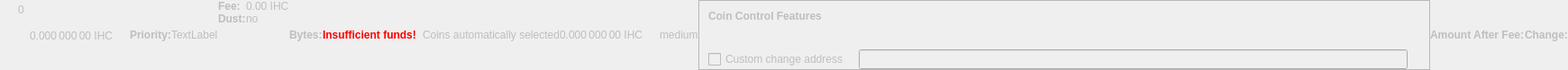
    <widget class="QWidget" name="dummyHideWidget" native="true">
     <property name="enabled">
      <bool>false</bool>
     </property>
     <property name="maximumSize">
      <size>
       <width>100</width>
       <height>22</height>
      </size>
     </property>
     <layout class="QHBoxLayout" name="dummyHideLayout">
      <property name="spacing">
       <number>0</number>
      </property>
      <property name="leftMargin">
       <number>0</number>
      </property>
      <property name="topMargin">
       <number>0</number>
      </property>
      <property name="rightMargin">
       <number>0</number>
      </property>
      <property name="bottomMargin">
       <number>0</number>
      </property>
      <item>
       <layout class="QFormLayout" name="formLayoutCoinControl1">
        <property name="horizontalSpacing">
         <number>10</number>
        </property>
        <property name="verticalSpacing">
         <number>14</number>
        </property>
        <property name="leftMargin">
         <number>10</number>
        </property>
        <property name="topMargin">
         <number>4</number>
        </property>
        <property name="rightMargin">
         <number>6</number>
        </property>
        <item row="0" column="1">
         <widget class="QLabel" name="labelCoinControlBytes">
          <property name="cursor">
           <cursorShape>IBeamCursor</cursorShape>
          </property>
          <property name="contextMenuPolicy">
           <enum>Qt::ActionsContextMenu</enum>
          </property>
          <property name="text">
           <string notr="true">0</string>
          </property>
          <property name="textInteractionFlags">
           <set>Qt::LinksAccessibleByMouse|Qt::TextSelectableByKeyboard|Qt::TextSelectableByMouse</set>
          </property>
         </widget>
        </item>
       </layout>
      </item>
      <item>
       <widget class="QLabel" name="labelCoinControlAfterFee">
        <property name="enabled">
         <bool>false</bool>
        </property>
        <property name="sizePolicy">
         <sizepolicy hsizetype="Fixed" vsizetype="Fixed">
          <horstretch>0</horstretch>
          <verstretch>0</verstretch>
         </sizepolicy>
        </property>
        <property name="minimumSize">
         <size>
          <width>111</width>
          <height>12</height>
         </size>
        </property>
        <property name="maximumSize">
         <size>
          <width>111</width>
          <height>12</height>
         </size>
        </property>
        <property name="cursor">
         <cursorShape>IBeamCursor</cursorShape>
        </property>
        <property name="contextMenuPolicy">
         <enum>Qt::ActionsContextMenu</enum>
        </property>
        <property name="text">
         <string notr="true">0.000 000 00 IHC</string>
        </property>
        <property name="textInteractionFlags">
         <set>Qt::LinksAccessibleByMouse|Qt::TextSelectableByKeyboard|Qt::TextSelectableByMouse</set>
        </property>
       </widget>
      </item>
      <item>
       <widget class="QLabel" name="labelCoinControlPriorityText">
        <property name="enabled">
         <bool>false</bool>
        </property>
        <property name="font">
         <font>
          <weight>75</weight>
          <bold>true</bold>
         </font>
        </property>
        <property name="text">
         <string>Priority:</string>
        </property>
       </widget>
      </item>
      <item>
       <layout class="QHBoxLayout" name="horizontalLayout">
        <item>
         <widget class="QLabel" name="WarningLabel">
          <property name="text">
           <string>TextLabel</string>
          </property>
         </widget>
        </item>
       </layout>
      </item>
      <item>
       <layout class="QFormLayout" name="formLayoutCoinControl3">
        <property name="horizontalSpacing">
         <number>0</number>
        </property>
        <property name="verticalSpacing">
         <number>0</number>
        </property>
        <property name="leftMargin">
         <number>0</number>
        </property>
        <property name="topMargin">
         <number>0</number>
        </property>
        <property name="rightMargin">
         <number>0</number>
        </property>
        <item row="0" column="0">
         <widget class="QLabel" name="labelCoinControlFeeText">
          <property name="enabled">
           <bool>false</bool>
          </property>
          <property name="font">
           <font>
            <weight>75</weight>
            <bold>true</bold>
           </font>
          </property>
          <property name="text">
           <string>Fee:</string>
          </property>
          <property name="margin">
           <number>0</number>
          </property>
         </widget>
        </item>
        <item row="0" column="1">
         <widget class="QLabel" name="labelCoinControlFee">
          <property name="enabled">
           <bool>false</bool>
          </property>
          <property name="cursor">
           <cursorShape>IBeamCursor</cursorShape>
          </property>
          <property name="contextMenuPolicy">
           <enum>Qt::ActionsContextMenu</enum>
          </property>
          <property name="text">
           <string notr="true">0.00 IHC</string>
          </property>
          <property name="textInteractionFlags">
           <set>Qt::LinksAccessibleByMouse|Qt::TextSelectableByKeyboard|Qt::TextSelectableByMouse</set>
          </property>
         </widget>
        </item>
        <item row="1" column="0">
         <widget class="QLabel" name="labelCoinControlLowOutputText">
          <property name="enabled">
           <bool>false</bool>
          </property>
          <property name="font">
           <font>
            <weight>75</weight>
            <bold>true</bold>
           </font>
          </property>
          <property name="text">
           <string>Dust:</string>
          </property>
         </widget>
        </item>
        <item row="1" column="1">
         <widget class="QLabel" name="labelCoinControlLowOutput">
          <property name="enabled">
           <bool>false</bool>
          </property>
          <property name="cursor">
           <cursorShape>IBeamCursor</cursorShape>
          </property>
          <property name="contextMenuPolicy">
           <enum>Qt::ActionsContextMenu</enum>
          </property>
          <property name="text">
           <string>no</string>
          </property>
          <property name="textInteractionFlags">
           <set>Qt::LinksAccessibleByMouse|Qt::TextSelectableByKeyboard|Qt::TextSelectableByMouse</set>
          </property>
         </widget>
        </item>
       </layout>
      </item>
      <item>
       <widget class="QLabel" name="labelCoinControlBytesText">
        <property name="enabled">
         <bool>false</bool>
        </property>
        <property name="font">
         <font>
          <weight>75</weight>
          <bold>true</bold>
         </font>
        </property>
        <property name="text">
         <string>Bytes:</string>
        </property>
       </widget>
      </item>
      <item>
       <layout class="QFormLayout" name="formLayoutCoinControl2">
        <property name="horizontalSpacing">
         <number>0</number>
        </property>
        <property name="verticalSpacing">
         <number>0</number>
        </property>
        <property name="leftMargin">
         <number>0</number>
        </property>
        <property name="topMargin">
         <number>0</number>
        </property>
        <property name="rightMargin">
         <number>0</number>
        </property>
       </layout>
      </item>
      <item>
       <layout class="QHBoxLayout" name="horizontalLayoutCoinControl2">
        <property name="spacing">
         <number>0</number>
        </property>
        <property name="bottomMargin">
         <number>0</number>
        </property>
       </layout>
      </item>
      <item>
       <widget class="QLabel" name="labelCoinControlInsuffFunds">
        <property name="enabled">
         <bool>false</bool>
        </property>
        <property name="minimumSize">
         <size>
          <width>0</width>
          <height>0</height>
         </size>
        </property>
        <property name="font">
         <font>
          <weight>75</weight>
          <bold>true</bold>
         </font>
        </property>
        <property name="styleSheet">
         <string notr="true">color:red;font-weight:bold;</string>
        </property>
        <property name="text">
         <string>Insufficient funds!</string>
        </property>
        <property name="margin">
         <number>5</number>
        </property>
       </widget>
      </item>
      <item>
       <layout class="QFormLayout" name="formLayoutCoinControl4">
        <property name="horizontalSpacing">
         <number>0</number>
        </property>
        <property name="verticalSpacing">
         <number>0</number>
        </property>
        <property name="leftMargin">
         <number>0</number>
        </property>
        <property name="topMargin">
         <number>0</number>
        </property>
        <property name="rightMargin">
         <number>0</number>
        </property>
       </layout>
      </item>
      <item>
       <widget class="QLabel" name="labelCoinControlChangeLabel">
        <property name="enabled">
         <bool>false</bool>
        </property>
        <property name="sizePolicy">
         <sizepolicy hsizetype="Preferred" vsizetype="Expanding">
          <horstretch>0</horstretch>
          <verstretch>0</verstretch>
         </sizepolicy>
        </property>
        <property name="minimumSize">
         <size>
          <width>0</width>
          <height>0</height>
         </size>
        </property>
        <property name="text">
         <string/>
        </property>
        <property name="margin">
         <number>3</number>
        </property>
       </widget>
      </item>
      <item>
       <widget class="QLabel" name="labelCoinControlAutomaticallySelected">
        <property name="enabled">
         <bool>false</bool>
        </property>
        <property name="sizePolicy">
         <sizepolicy hsizetype="Fixed" vsizetype="Fixed">
          <horstretch>0</horstretch>
          <verstretch>0</verstretch>
         </sizepolicy>
        </property>
        <property name="minimumSize">
         <size>
          <width>0</width>
          <height>0</height>
         </size>
        </property>
        <property name="maximumSize">
         <size>
          <width>240</width>
          <height>16777215</height>
         </size>
        </property>
        <property name="text">
         <string>Coins automatically selected</string>
        </property>
        <property name="margin">
         <number>5</number>
        </property>
       </widget>
      </item>
      <item>
       <widget class="QLabel" name="labelCoinControlChange">
        <property name="enabled">
         <bool>false</bool>
        </property>
        <property name="sizePolicy">
         <sizepolicy hsizetype="Fixed" vsizetype="Fixed">
          <horstretch>0</horstretch>
          <verstretch>0</verstretch>
         </sizepolicy>
        </property>
        <property name="minimumSize">
         <size>
          <width>111</width>
          <height>0</height>
         </size>
        </property>
        <property name="maximumSize">
         <size>
          <width>111</width>
          <height>16777215</height>
         </size>
        </property>
        <property name="cursor">
         <cursorShape>IBeamCursor</cursorShape>
        </property>
        <property name="contextMenuPolicy">
         <enum>Qt::ActionsContextMenu</enum>
        </property>
        <property name="text">
         <string notr="true">0.000 000 00 IHC</string>
        </property>
        <property name="textInteractionFlags">
         <set>Qt::LinksAccessibleByMouse|Qt::TextSelectableByKeyboard|Qt::TextSelectableByMouse</set>
        </property>
       </widget>
      </item>
      <item>
       <widget class="QLabel" name="labelCoinControlPriority">
        <property name="enabled">
         <bool>false</bool>
        </property>
        <property name="cursor">
         <cursorShape>IBeamCursor</cursorShape>
        </property>
        <property name="contextMenuPolicy">
         <enum>Qt::ActionsContextMenu</enum>
        </property>
        <property name="text">
         <string>medium</string>
        </property>
        <property name="textInteractionFlags">
         <set>Qt::LinksAccessibleByMouse|Qt::TextSelectableByKeyboard|Qt::TextSelectableByMouse</set>
        </property>
       </widget>
      </item>
      <item>
       <widget class="QFrame" name="frameCoinControl">
        <property name="sizePolicy">
         <sizepolicy hsizetype="Expanding" vsizetype="Expanding">
          <horstretch>0</horstretch>
          <verstretch>0</verstretch>
         </sizepolicy>
        </property>
        <property name="maximumSize">
         <size>
          <width>16777215</width>
          <height>16777215</height>
         </size>
        </property>
        <property name="frameShape">
         <enum>QFrame::StyledPanel</enum>
        </property>
        <property name="frameShadow">
         <enum>QFrame::Sunken</enum>
        </property>
        <layout class="QVBoxLayout" name="verticalLayoutCoinControl2_2">
         <property name="spacing">
          <number>0</number>
         </property>
         <property name="leftMargin">
          <number>0</number>
         </property>
         <property name="topMargin">
          <number>0</number>
         </property>
         <property name="rightMargin">
          <number>0</number>
         </property>
         <property name="bottomMargin">
          <number>0</number>
         </property>
         <item>
          <layout class="QVBoxLayout" name="verticalLayoutCoinControl" stretch="0,0,0,1">
           <property name="spacing">
            <number>0</number>
           </property>
           <property name="leftMargin">
            <number>10</number>
           </property>
           <property name="topMargin">
            <number>10</number>
           </property>
           <item>
            <layout class="QHBoxLayout" name="horizontalLayoutCoinControl1">
             <property name="bottomMargin">
              <number>15</number>
             </property>
             <item>
              <widget class="QLabel" name="labelCoinControlFeatures">
               <property name="enabled">
                <bool>false</bool>
               </property>
               <property name="sizePolicy">
                <sizepolicy hsizetype="Preferred" vsizetype="Maximum">
                 <horstretch>0</horstretch>
                 <verstretch>0</verstretch>
                </sizepolicy>
               </property>
               <property name="font">
                <font>
                 <weight>75</weight>
                 <bold>true</bold>
                </font>
               </property>
               <property name="styleSheet">
                <string notr="true">font-weight:bold;</string>
               </property>
               <property name="text">
                <string>Coin Control Features</string>
               </property>
              </widget>
             </item>
            </layout>
           </item>
           <item>
            <widget class="QWidget" name="widgetCoinControl" native="true">
             <property name="sizePolicy">
              <sizepolicy hsizetype="Preferred" vsizetype="Preferred">
               <horstretch>0</horstretch>
               <verstretch>0</verstretch>
              </sizepolicy>
             </property>
             <property name="minimumSize">
              <size>
               <width>0</width>
               <height>0</height>
              </size>
             </property>
             <property name="styleSheet">
              <string notr="true"/>
             </property>
             <layout class="QHBoxLayout" name="horizontalLayoutCoinControl5_2">
              <property name="leftMargin">
               <number>0</number>
              </property>
              <property name="topMargin">
               <number>0</number>
              </property>
              <property name="rightMargin">
               <number>0</number>
              </property>
              <property name="bottomMargin">
               <number>0</number>
              </property>
              <item>
               <layout class="QHBoxLayout" name="horizontalLayoutCoinControl3">
                <property name="spacing">
                 <number>20</number>
                </property>
                <property name="topMargin">
                 <number>0</number>
                </property>
                <property name="bottomMargin">
                 <number>10</number>
                </property>
               </layout>
              </item>
             </layout>
            </widget>
           </item>
           <item>
            <layout class="QHBoxLayout" name="horizontalLayoutCoinControl4" stretch="0,0,0">
             <property name="spacing">
              <number>12</number>
             </property>
             <property name="sizeConstraint">
              <enum>QLayout::SetDefaultConstraint</enum>
             </property>
             <property name="topMargin">
              <number>5</number>
             </property>
             <property name="rightMargin">
              <number>5</number>
             </property>
             <item>
              <widget class="QCheckBox" name="checkBoxCoinControlChange">
               <property name="enabled">
                <bool>false</bool>
               </property>
               <property name="toolTip">
                <string>If this is activated, but the change address is empty or invalid, change will be sent to a newly generated address.</string>
               </property>
               <property name="text">
                <string>Custom change address</string>
               </property>
              </widget>
             </item>
             <item>
              <widget class="QValidatedLineEdit" name="lineEditCoinControlChange">
               <property name="enabled">
                <bool>false</bool>
               </property>
               <property name="sizePolicy">
                <sizepolicy hsizetype="Expanding" vsizetype="Fixed">
                 <horstretch>0</horstretch>
                 <verstretch>0</verstretch>
                </sizepolicy>
               </property>
              </widget>
             </item>
             <item>
              <widget class="QLabel" name="labelCoinControlChangeLabel_2">
               <property name="sizePolicy">
                <sizepolicy hsizetype="Preferred" vsizetype="Expanding">
                 <horstretch>0</horstretch>
                 <verstretch>0</verstretch>
                </sizepolicy>
               </property>
               <property name="minimumSize">
                <size>
                 <width>0</width>
                 <height>0</height>
                </size>
               </property>
               <property name="text">
                <string/>
               </property>
               <property name="margin">
                <number>3</number>
               </property>
              </widget>
             </item>
            </layout>
           </item>
           <item>
            <spacer name="verticalSpacerCoinControl">
             <property name="orientation">
              <enum>Qt::Vertical</enum>
             </property>
             <property name="sizeHint" stdset="0">
              <size>
               <width>800</width>
               <height>1</height>
              </size>
             </property>
            </spacer>
           </item>
          </layout>
         </item>
        </layout>
       </widget>
      </item>
      <item>
       <widget class="QLabel" name="labelCoinControlAfterFeeText">
        <property name="enabled">
         <bool>false</bool>
        </property>
        <property name="minimumSize">
         <size>
          <width>0</width>
          <height>0</height>
         </size>
        </property>
        <property name="maximumSize">
         <size>
          <width>16777215</width>
          <height>16777215</height>
         </size>
        </property>
        <property name="font">
         <font>
          <weight>75</weight>
          <bold>true</bold>
         </font>
        </property>
        <property name="text">
         <string>Amount After Fee:</string>
        </property>
        <property name="alignment">
         <set>Qt::AlignLeading|Qt::AlignLeft|Qt::AlignVCenter</set>
        </property>
        <property name="margin">
         <number>0</number>
        </property>
       </widget>
      </item>
      <item>
       <widget class="QLabel" name="labelCoinControlChangeText">
        <property name="enabled">
         <bool>false</bool>
        </property>
        <property name="sizePolicy">
         <sizepolicy hsizetype="Preferred" vsizetype="Preferred">
          <horstretch>0</horstretch>
          <verstretch>0</verstretch>
         </sizepolicy>
        </property>
        <property name="minimumSize">
         <size>
          <width>0</width>
          <height>0</height>
         </size>
        </property>
        <property name="maximumSize">
         <size>
          <width>16777215</width>
          <height>16777215</height>
         </size>
        </property>
        <property name="font">
         <font>
          <weight>75</weight>
          <bold>true</bold>
         </font>
        </property>
        <property name="text">
         <string>Change:</string>
        </property>
        <property name="alignment">
         <set>Qt::AlignLeading|Qt::AlignLeft|Qt::AlignVCenter</set>
        </property>
       </widget>
      </item>
     </layout>
    </widget>
